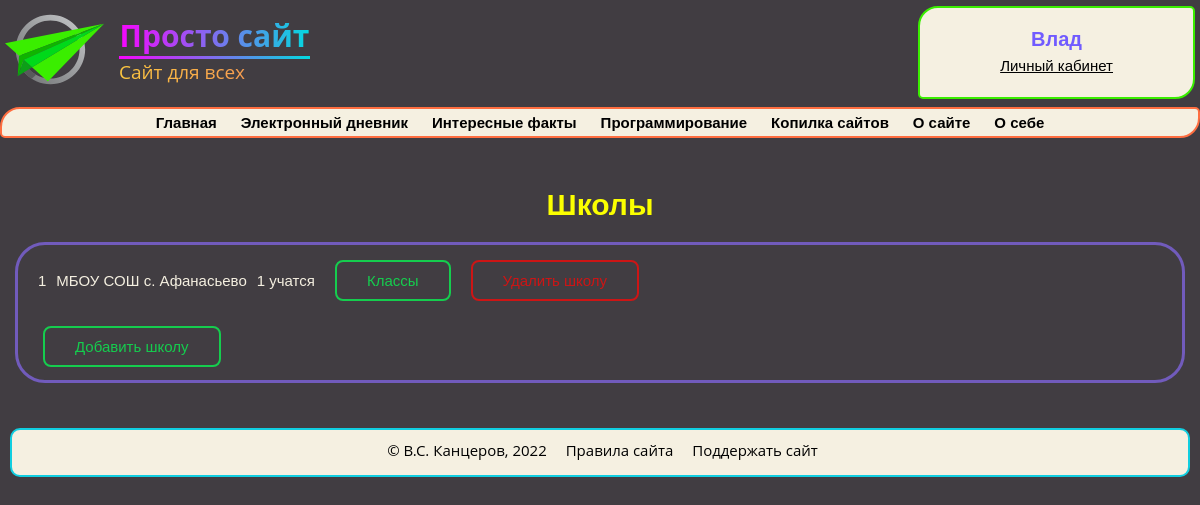
Page /schools (signed in) on the earlier database version.
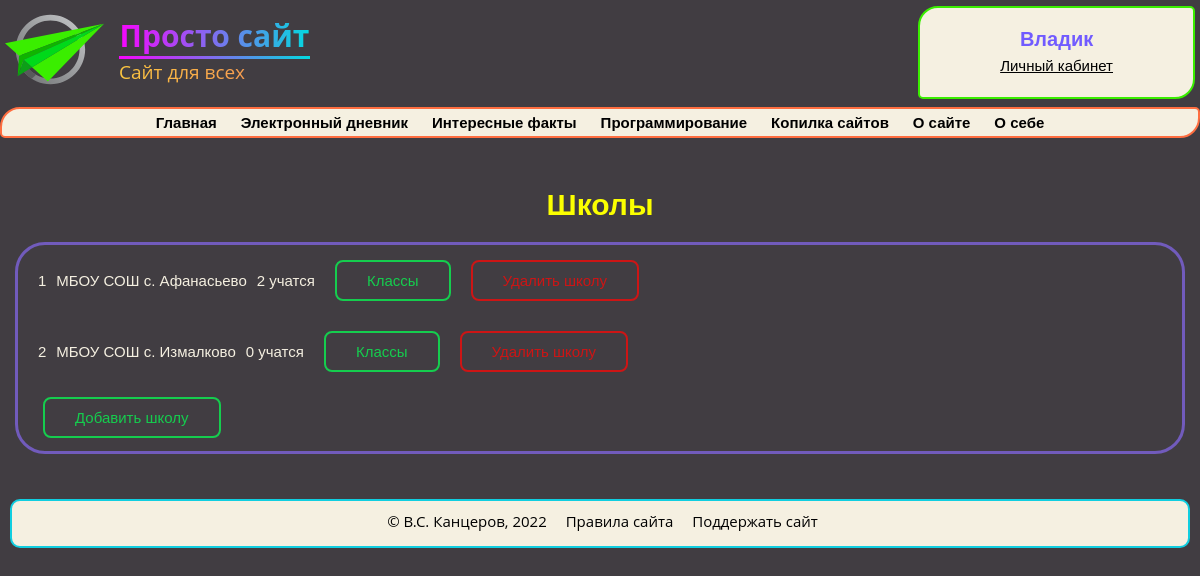
Same page on the later database version.
### data/users.py (models this page shows, shortened)
class User(SqlAlchemyBase, UserMixin):
    __tablename__ = 'users'
    id = sqlalchemy.Column(sqlalchemy.Integer, primary_key=True, autoincrement=True)
    name = sqlalchemy.Column(sqlalchemy.String, nullable=False)
    surname = sqlalchemy.Column(sqlalchemy.String, nullable=True)
    class_n_id = sqlalchemy.Column(sqlalchemy.Integer, sqlalchemy.ForeignKey("class_n.id"), nullable=True)
    school_id = sqlalchemy.Column(sqlalchemy.Integer, sqlalchemy.ForeignKey("schools.id"), nullable=True)
    email = sqlalchemy.Column(sqlalchemy.String,
                              index=True, unique=True, nullable=False)
    admin = sqlalchemy.Column(sqlalchemy.Boolean, default=False)
    hashed_password = sqlalchemy.Column(sqlalchemy.String, nullable=False)

### data/schools.py (models this page shows)
class School(SqlAlchemyBase, UserMixin):
    __tablename__ = 'schools'
    id = sqlalchemy.Column(sqlalchemy.Integer, primary_key=True, autoincrement=True)
    name = sqlalchemy.Column(sqlalchemy.String, nullable=False)

### main.py (the view)
@app.route('/schools')
def schools_site():
    if current_user.is_authenticated and current_user.admin:
        db_sess = db_session.create_session()
        schools = db_sess.query(School).all()
        users = db_sess.query(User).all()
        users_schools = dict()
        for school in schools:
            k = 0
            for user in users:
                if school.id == user.school_id:
                    k += 1
            users_schools[school.name] = k
        return render_template('schools.html', schools=schools, users_schools=users_schools)
    return abort(404)

### data/db_session.py (called while the page is built)
def create_session() -> Session:
    global __factory
    return __factory()

### main.py (called while the page is built)
@login_manager.user_loader
def load_user(user_id):
    db_sess = db_session.create_session()
    return db_sess.query(User).get(user_id)

### templates/schools.html (shortened to what this page needs)
{% extends 'base.html' %}
{% block body %}
<h1>Школы</h1>
<div class="personal">
    {% for school in schools %}
    <div class="div-flex">
        <p>{{ school.id }}</p>
        <p>{{ school.name }}</p>
        <p>{{ users_schools[school.name] }} учатся</p>
        <a class="shine-button" href="/{{school.id}}/classes">Классы</a>
        <a class="shine-button-red" href="#">Удалить школу</a>
    </div>
    {% endfor %}
    <a class="shine-button" href="/add/school">Добавить школу</a>
</div>
{% endblock %}

### templates/base.html (shortened to what this page needs)
<!DOCTYPE html>
<html lang="ru">
<head>
    <link type="text/css" rel="stylesheet" href="{{ url_for('static', filename='css/main.css') }}"/>
</head>
<body>
<header id="header" class="header">
    <a href="/" id="logo" class="logo">
        <img src="../static/logo.svg"/>
        <div class="logo-text">
            <h1>Просто сайт</h1>
            <hr>
            <p>Сайт для всех</p>
        </div>
    </a>
    <div id="authorization" class="authorization">
        {% if current_user.is_authenticated %}
            <a href="/logout" class="empty_a">
                <h1> {{ current_user.name }} </h1>
            </a>
            <a href="/personal" class="empty_a">
                <p> Личный кабинет </p>
            </a>
        {% endif %}
    </div>
</header>
<section>
    <div id="nav">
        <ul class="menu animate__animated notshow" id="navbar">
            <a href="#">
                <li class="li1">Главная</li>
            </a>
            <a href="#">
                <li class="li1">Электронный дневник</li>
            </a>
            <a href="#">
                <li class="li1">Интересные факты</li>
            </a>
            <a href="#">
                <li class="li1">Программирование</li>
            </a>
            <a href="#">
                <li class="li1">Копилка сайтов</li>
            </a>
            <a href="#">
                <li class="li1">О сайте</li>
            </a>
            <a href="#">
                <li class="li1">О себе</li>
            </a>
        </ul>
    </div>
</section>
{% block body %}{% endblock %}
<footer id="footer" class="footer">
    <p>© В.С. Канцеров, 2022</p>
    <a href="#">Правила сайта </a>
    <a href="#">Поддержать сайт</a>
</footer>
</body>
</html>

### static/css/main.css (style rules this page uses)
body { font-family: 'Open Sans', sans-serif; background-color: #413d42; color: #F5F0E1; font-size: 15px; padding: 0; margin: 0; }
a { color: #00ff00; text-decoration: underline; }
.header { display: flex; justify-content: space-between; }
h1 { color: #fbff00; text-align: center; font-family: 'Montserrat', sans-serif; font-size: 30px; margin-top: 50px; }
.logo { display: flex; align-items: center; margin-left: 5px; text-decoration: none; user-select: none; }
.logo-text { width: 191px; margin-left: 15px; }
.logo-text h1 { font-size: 30px; margin: 0; font-family: 'Open Sans', sans-serif; background: linear-gradient(to right, #F705FE, #03D9DF); background-clip: text; -webkit-background-clip: text; -webkit-text-fill-color: transparent; }
.logo-text hr { margin: 0; border: 0px; height: 3px; background: linear-gradient(to right, #F705FE, #03D9DF); }
.logo-text p { font-size: 19px; margin: 0; background: linear-gradient(to right, #FCC63F, #F48758); background-clip: text; -webkit-background-clip: text; -webkit-text-fill-color: transparent; }
.authorization { margin-top: 6px; margin-right: 5px; padding: 0 80px; color: black; border: 2px solid #3aee00; border-radius: 20px 5px; text-align: center; background-color: #f5f0e1; }
.authorization h1 { font-family: 'Montserrat', sans-serif; font-weight: 700; color: #715BFF; margin-top: 20px; margin-bottom: 6px; font-size: 20px; }
.authorization p { font-family: 'Montserrat', sans-serif; font-weight: 400; font-size: 15px; margin-top: 6px; color: #000; text-decoration: underline; }
.menu { margin: 0; padding: 0; margin-top: 8px; list-style-type: none; border: 2px solid #ff6e40; border-radius: 20px 5px; text-align: center; background-color: #f5f0e1; }
.menu a { color: #000000; padding: 5px 10px; text-decoration: none; font-family: 'Montserrat', sans-serif; font-weight: 600; display: inline-block; width: auto; }
.empty_a { text-decoration: none }
.personal { margin: 0px 15px; border: solid #715bbc; padding: 0px 15px; border-radius: 30px; font-size: 15px; font-family: 'Montserrat', sans-serif; }
.div-flex { display: flex; padding: 5px; }
.shine-button-red { text-decoration: none; display: inline-block; padding: 10px 30px; margin: 10px 10px; position: relative; overflow: hidden; border: 2px solid #cd1515; border-radius: 8px; font-family: 'Montserrat', sans-serif; color: #cd1515; transition: .2s ease-in-out; }
.shine-button-red:before { content: ""; background: linear-gradient(90deg, rgba(255, 255, 255, .1), rgba(255, 255, 255, .5)); height: 50px; width: 50px; position: absolute; top: -8px; left: -75px; transform: skewX(-45deg); }
.shine-button { text-decoration: none; display: inline-block; padding: 10px 30px; margin: 10px 10px; position: relative; overflow: hidden; border: 2px solid #15cd4e; border-radius: 8px; font-family: 'Montserrat', sans-serif; color: #15cd4e; transition: .2s ease-in-out; }
.shine-button:before { content: ""; background: linear-gradient(90deg, rgba(255, 255, 255, .1), rgba(255, 255, 255, .5)); height: 50px; width: 50px; position: absolute; top: -8px; left: -75px; transform: skewX(-45deg); }
#footer { margin: 5px 10px; margin-top: 45px; border: 2px solid #10cee0; border-radius: 10px 10px; background-color: #f5f0e1; text-align: center; }
#footer p { margin-top: 10px; margin-left: 10px; margin-right: 5px; color: #000; width: auto; display: inline-block; }
#footer a { margin-top: 5px; margin-left: 10px; margin-right: 5px; padding: 0; text-decoration: none; color: #000; width: auto; display: inline-block; transition: all 0.5s ease; margin-bottom: 5px; }
:root { --animate-duration: 1s; --animate-delay: 1s; --animate-repeat: 1; }
.animate__animated { -webkit-animation-duration: 1s; animation-duration: 1s; -webkit-animation-duration: var(--animate-duration); animation-duration: var(--animate-duration); -webkit-animation-fill-mode: both; animation-fill-mode: both; }

Differences in the rows shown:
changed User: name "Влад" → "Владик"
computed for School "МБОУ СОШ с. Афанасьево": name "1" → "2"
added School: id "2", name "МБОУ СОШ с. Измалково", name "0"
